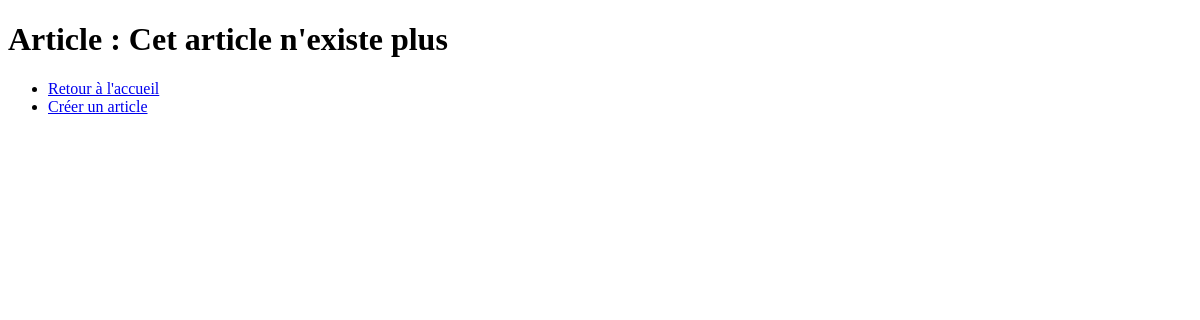
/?titre=science-tous-immortels-en-2045, run on an earlier commit of the app's database.
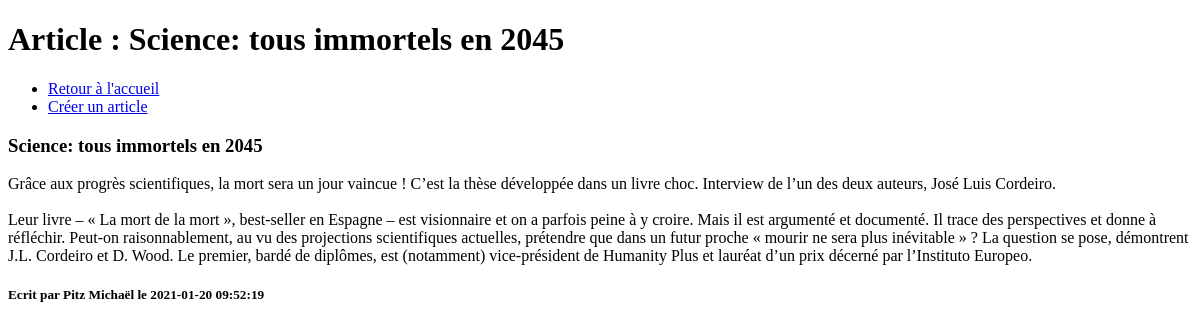
And on a later commit of the database.
### tables this page shows
CREATE TABLE IF NOT EXISTS `article` (
                                         `idarticle` int(10) UNSIGNED NOT NULL AUTO_INCREMENT,
                                         `articleTitle` varchar(180) NOT NULL,
                                         `articleSlug` varchar(180) DEFAULT NULL,
                                         `articleText` text NOT NULL,
                                         `articleDateTime` datetime DEFAULT current_timestamp(),
                                         `articleAuthor` varchar(250) NOT NULL,
                                         PRIMARY KEY (`idarticle`),
                                         UNIQUE KEY `articleSlug_UNIQUE` (`articleSlug`)
);

### controller/ReadArticle.php (called while the page is built)
<?php
$recupOneArticle = $ArticleManager->readOneArticle($_GET['titre']);
if(!empty($recupOneArticle)){
    $article = new Article($recupOneArticle);
}else{
    $error = "Cet article n'existe plus";
}
require_once "../view/articleView.php";

### model/ArticleManager.php (called while the page is built, shortened)
<?php
class ArticleManager
{
    private MyPDO $db;
    public function __construct(MyPDO $connect){
        $this->db = $connect;
    }
    public function readOneArticle(String $slug): Array{
        $sql = "SELECT * FROM article WHERE articleSlug=?";
        $prepare = $this->db->prepare($sql);
        $prepare->bindValue(1,$slug,PDO::PARAM_STR);
        $prepare->execute();
        if($prepare->rowCount()){
            return $prepare->fetch(PDO::FETCH_ASSOC);
        }
        return [];
    }
}

### model/Article.php (called while the page is built, shortened)
<?php
class Article
{
    private string $articleTitle;
    private string $articleText;
    private string $articleDateTime;
    private string $articleAuthor;
    private function hydrate(Array $datas){
        foreach($datas as $key => $value){
            $methodSetters = "set".ucfirst($key);
        }
    }
    public function getArticleTitle(): string
    {
        return $this->articleTitle;
    }
    public function getArticleText(): string
    {
        return $this->articleText;
    }
    public function getArticleDateTime(): string
    {
        return $this->articleDateTime;
    }
    public function getArticleAuthor(): string
    {
        return $this->articleAuthor;
    }
    public function setArticleTitle(string $articleTitle): void
    {
        $this->articleTitle = strip_tags(trim($articleTitle));
    }
    public function setArticleText(string $articleText): void
    {
        $this->articleText = $articleText;
    }
    public function setArticleDateTime(string $articleDateTime): void
    {
        $this->articleDateTime = $articleDateTime;
    }
    public function setArticleAuthor(string $articleAuthor): void
    {
        $this->articleAuthor = $articleAuthor;
    }
}

### view/articleView.php (the view, shortened to what this page needs)
<!doctype html>
<html lang="en">
<head>
</head>
<body>
<h1>Article : <?= (isset($error)) ? $error : $article->getArticleTitle() ?></h1>
<ul>
    <li><a href="./">Retour à l'accueil</a></li>
    <li><a href="?create">Créer un article</a></li>
</ul>
<?php
if (!isset($error)):
    ?>
    <h3><?= $article->getArticleTitle() ?></h3>
    <p><?= nl2br($article->getArticleText()) ?></p>
    <h5>Ecrit par <?= $article->getArticleAuthor() ?> le <?= $article->getArticleDateTime() ?></h5>
<?php
endif;
?>
</body>
</html>

What changed in the data, as far as the page shows it:
added article: articleTitle "Science: tous immortels en 2045", articleText "Grâce aux progrès scientifiques, la mort sera un jour vaincue ! C’est la thèse développée dans un livre choc. Interview de l’un des deux auteurs, José Luis Cordeiro. Leur livre – « La mort de la mort », best-seller en Espagne – est visionnaire et on a parfois peine à y croire. Mais il est argumenté et documenté. Il trace des perspectives et donne à réfléchir. Peut-on raisonnablement, au vu des projections scientifiques actuelles, prétendre que dans un futur proche « mourir ne sera plus inévitable » ? La question se pose, démontrent J.L. Cordeiro et D. Wood. Le premier, bardé de diplômes, est (notamment) vice-président de Humanity Plus et lauréat d’un prix décerné par l’Instituto Europeo.", articleAuthor "Pitz Michaël", articleDateTime "2021-01-20 09:52:19"
Also different on the page:
$error: "Cet article n'existe plus" → (not shown)
text now shown: "Ecrit par le"
